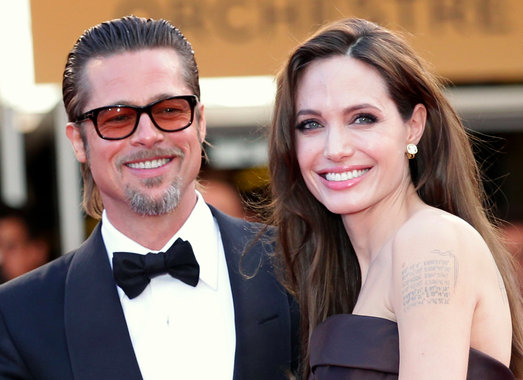
#> input picture images/brad-angelina.jpg, 523 x 380 px, found by its file name
$ python etape_masque_repris.py
#> lines starting #> are read from the running program, lines starting #| are printed output that depends on the picture; after the words box and inside, x2 and y2 are one past the last pixel; in counts of white or black regions, pixels touching at a corner belong together
import cv2
import numpy as np

# Chargement des classificateurs pour le visage et les yeux
face_cascade = cv2.CascadeClassifier('haarcascade_frontalface_default.xml')
eye_cascade = cv2.CascadeClassifier('haarcascade_eye.xml')

# Chargement de l'image
image = cv2.imread('images/brad-angelina.jpg')  # à adapter selon ton image
#> image is the input picture: shape (380, 523, 3); mean B, G, R 113.1, 121.5, 144.6
gray = cv2.cvtColor(image, cv2.COLOR_BGR2GRAY)
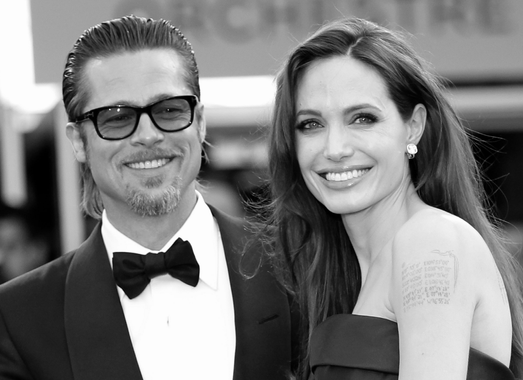
#> gray: shape (380, 523); min 0, max 255, mean 127.5

# Détection des visages
faces = face_cascade.detectMultiScale(gray, 1.1, 5)
#> faces = [[275, 68, 137, 137], [70, 58, 146, 146]]
print(f"{len(faces)} visages détectés.")
#| 2 visages détectés.

if len(faces) == 0:
    exit("Aucun visage détecté.")

# Boucle sur chaque visage détecté
for (x, y, w, h) in faces:
    face_roi = image[y:y+h, x:x+w]
    gray_face = gray[y:y+h, x:x+w]

    # Détection des yeux dans la région du visage
    eyes = eye_cascade.detectMultiScale(gray_face, 1.1, 4)
    print(f"Nombre d'yeux détectés : {len(eyes)}")

    # Création d'un masque noir
    mask = np.zeros((h, w), dtype=np.uint8)

    if len(eyes) >= 2:
        # Tri des yeux par position horizontale
        eyes = sorted(eyes, key=lambda e: e[0])

        # Coordonnées des deux yeux
        (x1, y1, w1, h1) = eyes[0]
        (x2, y2, w2, h2) = eyes[1]

        # Calcul des centres des yeux
        eye1_center = (x1 + w1 // 2, y1 + h1 // 2)
        eye2_center = (x2 + w2 // 2, y2 + h2 // 2)

        # Centre entre les deux yeux et distance entre eux
        center_x = int((eye1_center[0] + eye2_center[0]) / 2)
        center_y = int((eye1_center[1] + eye2_center[1]) / 2)
        eye_distance = abs(eye2_center[0] - eye1_center[0])

        # Définition de la taille et du décalage du masque
        radius_x = int(eye_distance * 1.3)
        radius_y = int(eye_distance * 1.6)
        center_y = int(center_y + eye_distance * 0.4)

        # Dessin de l'ellipse blanche sur le masque
        cv2.ellipse(mask, (center_x, center_y), (radius_x, radius_y), 0, 0, 360, 255, -1)

    else:
        # Masque par défaut si les yeux ne sont pas détectés
        center = (w // 2, h // 2)
        axes = (int(w / 2.2), int(h / 2.4))
        cv2.ellipse(mask, center, axes, 0, 0, 360, 255, -1)

    # Adoucissement des bords avec un flou gaussien
    mask_blur = cv2.GaussianBlur(mask, (31, 31), 0)

    # Application du masque sur le visage
    masked_face = cv2.bitwise_and(face_roi, face_roi, mask=mask_blur)

    # Affichage du résultat
    combined = np.hstack((face_roi, cv2.cvtColor(mask_blur, cv2.COLOR_GRAY2BGR), masked_face))
    cv2.imshow("Masque intelligent centré sur les yeux", combined)
    cv2.waitKey(0)
#> this loop made 2 passes
#> (x, y, w, h, x1, y1, w1, h1) on pass 1: (275, 68, 137, 137, 22, 44, 27, 27)
#> (x, y, w, h, center, axes) on pass 2: (70, 58, 146, 146, (73, 73), (66, 60))
#| Nombre d'yeux détectés : 2
#| Nombre d'yeux détectés : 0
#> pass 1, `gray_face = gray[y:y+h, x:x+w]`:
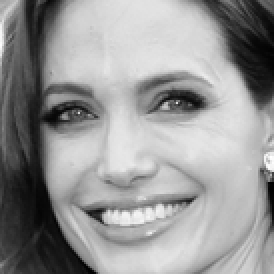
#> gray_face: shape (137, 137) (shown 2 times larger); min 0, max 255, mean 149.8
#> pass 1, `masked_face = cv2.bitwise_and(face_roi, face_roi, mask=mask_blur)`:
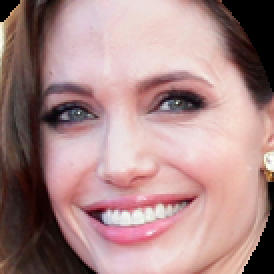
#> masked_face: shape (137, 137, 3) (shown 2 times larger); mean B, G, R 135.3, 136.1, 169.4
#> after the loop:
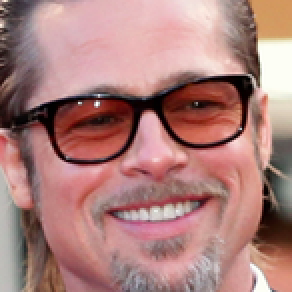
#> face_roi: shape (146, 146, 3) (shown 2 times larger); mean B, G, R 123.8, 127.4, 172.1
#> after the loop:
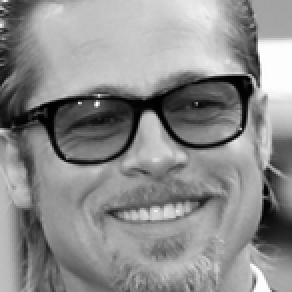
#> gray_face: shape (146, 146) (shown 2 times larger); min 0, max 255, mean 140.4
#> after the loop:
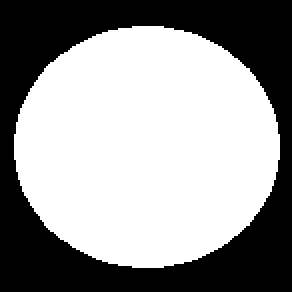
#> mask: shape (146, 146) (shown 2 times larger); 59.2% white; 1 black region, box (x1, y1, x2, y2) and area: (0, 0, 146, 146) 8703
#> after the loop:
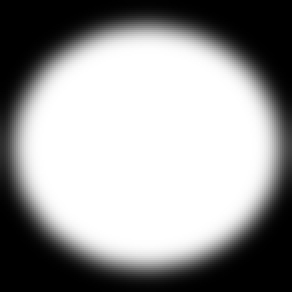
#> mask_blur: shape (146, 146) (shown 2 times larger); min 0, max 255, mean 151
#> after the loop, center_x = 60; center_y = 74; eye_distance = 50; h1 = 27; h2 = 33; radius_x = 65; radius_y = 80; w1 = 27; w2 = 33; x1 = 22; x2 = 69; y1 = 44; y2 = 35

cv2.destroyAllWindows()

$ run again, with images/dan.jpg copied over images/brad-angelina.jpg
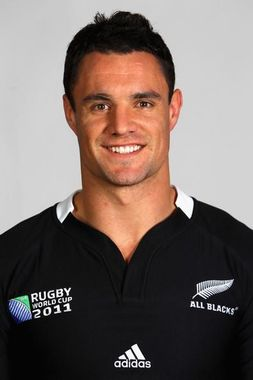
#> input picture images/dan.jpg, 253 x 380 px, found by its file name
#> image is the input picture: shape (380, 253, 3); mean B, G, R 102, 106.9, 119.8
#> faces = [[61, 56, 123, 123]]
#| 1 visages détectés.
#> the loop `for (x, y, w, h) in faces:` made 1 pass
#> (x, y, w, h, eyes, x1, y1, w1) on pass 1: (61, 56, 123, 123, [[27, 39, 24, 24], [55, 20, 46, 46], [69, 36, 25, 25]], 27, 39, 24)
#> (printed output is left out)
#> pass 1, `gray_face = gray[y:y+h, x:x+w]`:
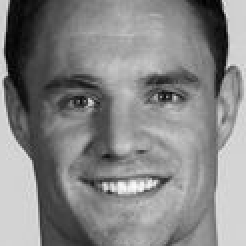
#> gray_face: shape (123, 123) (shown 2 times larger); min 0, max 253, mean 133.4
#> after the loop `for (x, y, w, h) in faces:`:
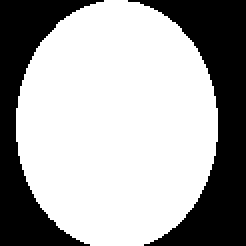
#> mask: shape (123, 123) (shown 2 times larger); 65.2% white; 2 black regions, box (x1, y1, x2, y2) and area: (64, 0, 123, 123) 2999, (0, 0, 52, 123) 2263
#> after the loop `for (x, y, w, h) in faces:`: center_x = 58; center_y = 62; eye_distance = 39; h1 = 24; h2 = 46; radius_x = 50; radius_y = 62; w1 = 24; w2 = 46; x1 = 27; x2 = 55; y1 = 39; y2 = 20

$ run again, with images/obama.jpg copied over images/brad-angelina.jpg
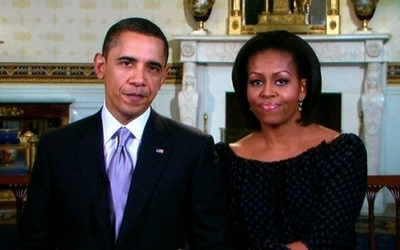
#> input picture images/obama.jpg, 400 x 250 px, found by its file name
#> image is the input picture: shape (250, 400, 3); mean B, G, R 74.2, 77.5, 82.5
#> faces = [[236, 55, 65, 65], [96, 116, 53, 53], [102, 37, 73, 73]]
#| 3 visages détectés.
#> the loop `for (x, y, w, h) in faces:` made 3 passes
#> (x, y, w, h, x1, y1, w1, h1) on pass 1: (236, 55, 65, 65, 11, 16, 21, 21)
#> (printed output is left out)
#> after the loop `for (x, y, w, h) in faces:`:
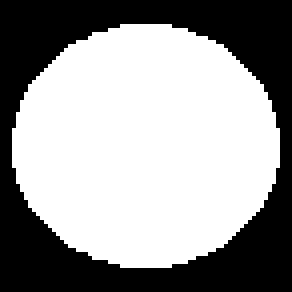
#> mask: shape (73, 73) (shown 4 times larger); 59.9% white; 1 black region, box (x1, y1, x2, y2) and area: (0, 0, 73, 73) 2136
#> after the loop `for (x, y, w, h) in faces:`:
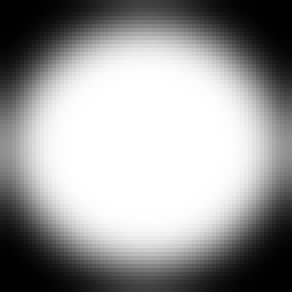
#> mask_blur: shape (73, 73) (shown 4 times larger); min 0, max 255, mean 153.8
#> after the loop `for (x, y, w, h) in faces:`: center_x = 32; center_y = 33; eye_distance = 22; h1 = 21; h2 = 22; radius_x = 28; radius_y = 35; w1 = 21; w2 = 22; x1 = 11; x2 = 32; y1 = 16; y2 = 14
